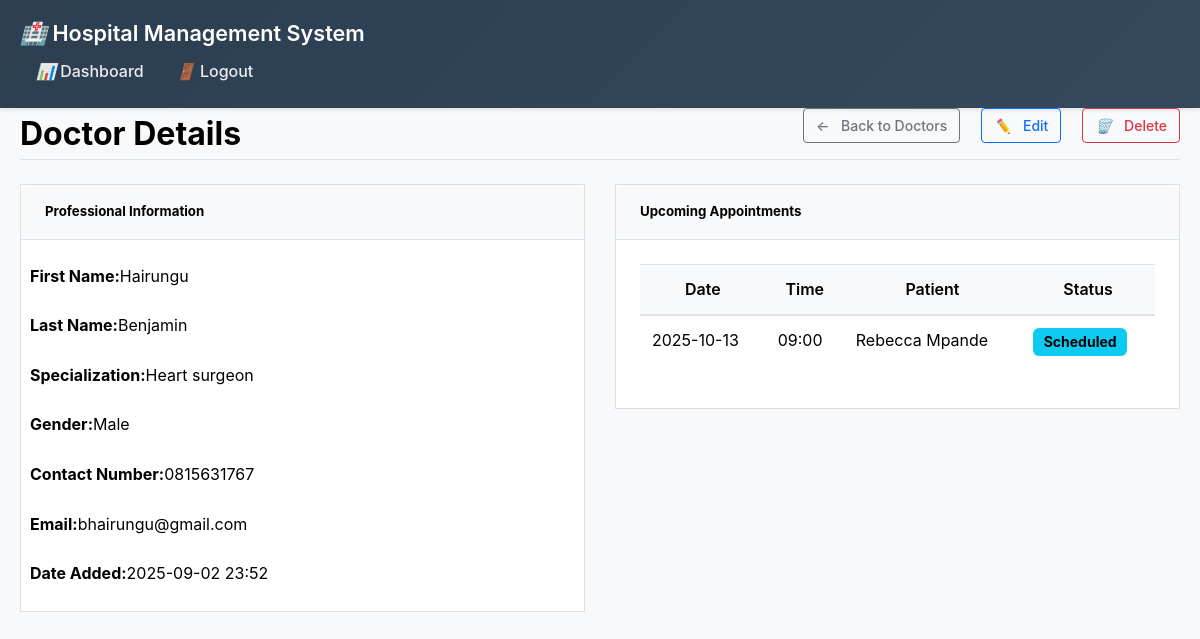
/view_doctor/1 (signed in), run on the app's committed database.
### models.py (models this page shows, shortened)
class Doctor(db.Model):
    id = db.Column(db.Integer, primary_key=True)
    first_name = db.Column(db.String(50), nullable=False)
    last_name = db.Column(db.String(50), nullable=False)
    gender = db.Column(db.String(10), nullable=False)
    specialization = db.Column(db.String(100), nullable=False)
    contact_number = db.Column(db.String(15))
    email = db.Column(db.String(120))
    created_at = db.Column(db.DateTime, default=datetime.utcnow)
    appointments = db.relationship('Appointment', backref='doctor', lazy=True)

class Appointment(db.Model):
    id = db.Column(db.Integer, primary_key=True)
    patient_id = db.Column(db.Integer, db.ForeignKey('patient.id'), nullable=False)
    doctor_id = db.Column(db.Integer, db.ForeignKey('doctor.id'), nullable=False)
    appointment_date = db.Column(db.Date, nullable=False)
    appointment_time = db.Column(db.Time, nullable=False)
    duration = db.Column(db.Integer, default=60)  # Duration in minutes
    diagnosis = db.Column(db.Text, nullable=False)
    status = db.Column(db.String(20), default='Scheduled')
    created_at = db.Column(db.DateTime, default=datetime.utcnow)

class Patient(db.Model):
    id = db.Column(db.Integer, primary_key=True)
    first_name = db.Column(db.String(50), nullable=False)
    last_name = db.Column(db.String(50), nullable=False)
    date_of_birth = db.Column(db.Date, nullable=False)
    gender = db.Column(db.String(10), nullable=False)
    contact_number = db.Column(db.String(15))
    email = db.Column(db.String(120))
    created_at = db.Column(db.DateTime, default=datetime.utcnow)
    appointments = db.relationship('Appointment', backref='patient', lazy=True)

### app.py (the view)
@app.route('/view_doctor/<int:doctor_id>')
@login_required
def view_doctor(doctor_id):
    doctor = Doctor.query.get_or_404(doctor_id)
    appointments = Appointment.query.filter_by(doctor_id=doctor_id).all()
    return render_template_with_role('view_doctor.html', title='View Doctor', doctor=doctor, appointments=appointments)

### app.py (called while the page is built)
@login_manager.user_loader
def load_user(user_id):
    return User.query.get(int(user_id))

def render_template_with_role(template, **context):
    if current_user.is_authenticated and current_user.role == 'admin':
        base_template = 'base_admin.html'
    else:
        base_template = 'base_user.html'
    return render_template(template, base_template=base_template, **context)

@app.context_processor
def inject_today_date():
    return {'min_date': date.today().strftime('%Y-%m-%d')}

### templates/view_doctor.html (shortened to what this page needs)
{% extends "base.html" %}
{% block content %}
<div class="d-flex justify-content-between flex-wrap flex-md-nowrap align-items-center pt-3 pb-2 mb-3 border-bottom">
    <h1 class="h2">Doctor Details</h1>
    <div class="btn-toolbar mb-2 mb-md-0">
        <a href="{{ url_for('doctors') }}" class="btn btn-sm btn-outline-secondary me-2">
            <i class="fas fa-arrow-left me-1"></i> Back to Doctors
        </a>
        <a href="{{ url_for('edit_doctor', doctor_id=doctor.id) }}" class="btn btn-sm btn-outline-primary me-2">
            <i class="fas fa-edit me-1"></i> Edit
        </a>
        <a href="{{ url_for('delete_doctor', doctor_id=doctor.id) }}" class="btn btn-sm btn-outline-danger btn-delete">
            <i class="fas fa-trash me-1"></i> Delete
        </a>
    </div>
</div>
<div class="row">
    <div class="col-md-6">
        <div class="card mb-4">
            <div class="card-header">
                <h5 class="card-title">Professional Information</h5>
            </div>
            <div class="card-body">
                <div class="row mb-3">
                    <div class="col-sm-4 fw-bold">First Name:</div>
                    <div class="col-sm-8">{{ doctor.first_name }}</div>
                </div>
                <div class="row mb-3">
                    <div class="col-sm-4 fw-bold">Last Name:</div>
                    <div class="col-sm-8">{{ doctor.last_name }}</div>
                </div>
                <div class="row mb-3">
                    <div class="col-sm-4 fw-bold">Specialization:</div>
                    <div class="col-sm-8">{{ doctor.specialization }}</div>
                </div>
                <div class="row mb-3">
                    <div class="col-sm-4 fw-bold">Gender:</div>
                    <div class="col-sm-8">{{ doctor.gender }}</div>
                </div>
                <div class="row mb-3">
                    <div class="col-sm-4 fw-bold">Contact Number:</div>
                    <div class="col-sm-8">{{ doctor.contact_number or 'N/A' }}</div>
                </div>
                <div class="row mb-3">
                    <div class="col-sm-4 fw-bold">Email:</div>
                    <div class="col-sm-8">{{ doctor.email or 'N/A' }}</div>
                </div>
                <div class="row">
                    <div class="col-sm-4 fw-bold">Date Added:</div>
                    <div class="col-sm-8">{{ doctor.created_at.strftime('%Y-%m-%d %H:%M') }}</div>
                </div>
            </div>
        </div>
    </div>
    <div class="col-md-6">
        <div class="card">
            <div class="card-header">
                <h5 class="card-title">Upcoming Appointments</h5>
            </div>
            <div class="card-body">
                {% if appointments %}
                <div class="table-responsive">
                    <table class="table table-sm">
                        <thead>
                            <tr>
                                <th>Date</th>
                                <th>Time</th>
                                <th>Patient</th>
                                <th>Status</th>
                            </tr>
                        </thead>
                        <tbody>
                            {% for appointment in appointments %}
                            <tr>
                                <td>{{ appointment.appointment_date }}</td>
                                <td>{{ appointment.appointment_time.strftime('%H:%M') }}</td>
                                <td>{{ appointment.patient.first_name }} {{ appointment.patient.last_name }}</td>
                                <td><span class="badge bg-{% if appointment.status == 'Completed' %}success{% elif appointment.status == 'Cancelled' %}danger{% else %}info{% endif %}">{{ appointment.status }}</span></td>
                            </tr>
                            {% endfor %}
                        </tbody>
                    </table>
                </div>
                {% else %}
                <p class="text-muted">No upcoming appointments.</p>
                {% endif %}
            </div>
        </div>
    </div>
</div>
{% endblock %}

### templates/base.html (style rules this page uses)
.admin-body { background-color: #f8f9fa; min-height: 100vh; }
.badge { font-size: 0.75em; }
.table th { border-top: none; font-weight: 600; background-color: #f8f9fa; }
.btn { border-radius: 0.375rem; }
.card-header { border-top-left-radius: 0.5rem !important; border-top-right-radius: 0.5rem !important; background: #f8f9fa !important; border-bottom: 1px solid #dee2e6 !important; }
* { box-sizing: border-box; margin: 0; padding: 0; }
body { font-family: -apple-system, BlinkMacSystemFont, 'Segoe UI', Roboto, sans-serif; line-height: 1.6; color: #000000 !important; background-color: #f8f9fa; }
.row { display: flex; flex-wrap: wrap; margin: 0 -15px; }
.col-md-6 { flex: 0 0 50%; max-width: 50%; padding: 0 15px; }
.card { background: #fff; border: 1px solid rgba(0,0,0,.125); position: relative; color: #000000 !important; }
.card-body { flex: 1 1 auto; padding: 1.5rem; }
.card-header { padding: 1rem 1.5rem; margin-bottom: 0; color: #000000 !important; font-weight: 600; }
.btn { display: inline-block; font-weight: 500; line-height: 1.5; color: #ffffff !important; text-align: center; text-decoration: none; vertical-align: middle; cursor: pointer; user-select: none; background-color: transparent; border: 1px solid transparent; padding: 0.5rem 1rem; font-size: 1rem; border-radius: 0.375rem; transition: all 0.2s ease-in-out; }
.btn-outline-primary { color: #0d6efd !important; border-color: #0d6efd; background: transparent; }
.btn-outline-secondary { color: #6c757d !important; border-color: #6c757d; background: transparent; }
.btn-outline-danger { color: #dc3545 !important; border-color: #dc3545; background: transparent; }
.btn-sm { padding: 0.375rem 0.75rem; font-size: 0.875rem; border-radius: 0.25rem; }
.table { width: 100%; margin-bottom: 1rem; color: #000000 !important; border-collapse: collapse; }
.table th, .table td { padding: 0.75rem; vertical-align: top; border-top: 1px solid #dee2e6; color: #000000 !important; }
.table thead th { vertical-align: bottom; border-bottom: 2px solid #dee2e6; background-color: #f8f9fa !important; color: #000000 !important; font-weight: 600; }
h1, h2, h3, h4, h5, h6, p, span, div, li, td, th, label { color: #000000 !important; }
.fw-bold { font-weight: 700; }
.mb-2 { margin-bottom: 1rem; }
.mb-3 { margin-bottom: 1.5rem; }
.mb-4 { margin-bottom: 2rem; }
.me-1 { margin-right: 0.5rem; }
.me-2 { margin-right: 1rem; }
.d-flex { display: flex; }
.flex-wrap { flex-wrap: wrap; }
.justify-content-between { justify-content: space-between; }
.align-items-center { align-items: center; }
.border-bottom { border-bottom: 1px solid #dee2e6; }
.h2 { font-size: 2rem; font-weight: 700; }
.badge { display: inline-block; padding: 0.5em 0.75em; font-size: 0.875em; font-weight: 700; line-height: 1; text-align: center; white-space: nowrap; vertical-align: baseline; border-radius: 0.375rem; }
.bg-info { background-color: #0dcaf0; }
.fa-arrow-left::before { content: "←"; }
.fa-edit::before { content: "✏️"; }
.fa-trash::before { content: "🗑️"; }

### data on the page
Doctor: first_name "Hairungu", last_name "Benjamin", specialization "Heart surgeon", gender "Male", contact_number "0815631767", email "bhairungu@gmail.com", created_at "2025-09-02 23:52"
Appointment: appointment_date "2025-10-13", appointment_time "09:00", patient.first_name "Rebecca", patient.last_name "Mpande", status "Scheduled"
